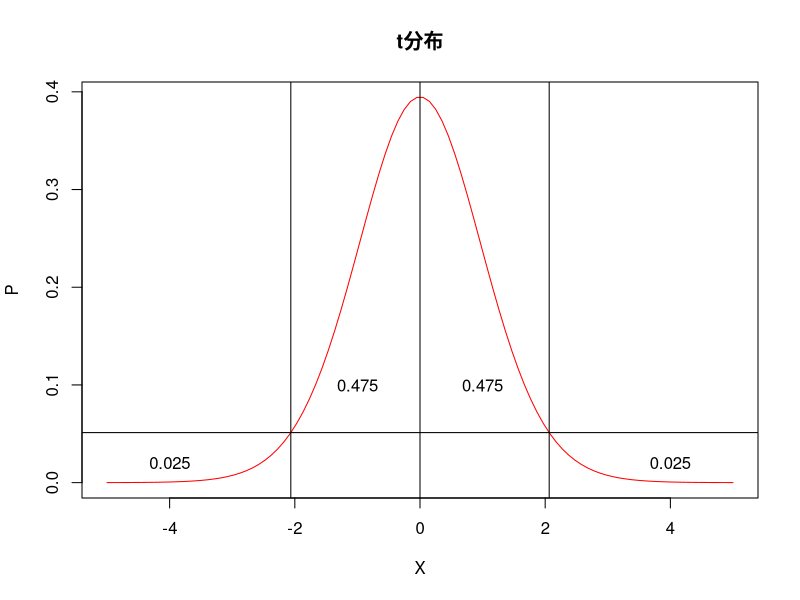

This chart was generated by the following R code:
#感性地认识R中的t值的置信区间

df <- 24;

#生成一个序列，从-5到5
x <- seq(-5, 5, length.out=100);
#获取t分布对应的x值的概率
y <- dt(x, df);

#绘图
plot(
  x, y,
  col="red", type='l',
  ylab='P', xlab='X',
  main="t分布"
);

#置信度的设置
config = 0.95;
#绘画出置信度下的占比区间
(1-config)/2

lEdge <- qt((1-config)/2, df)

abline(v=0)
abline(v=lEdge)
abline(h=dt(lEdge, df))
text(-4, 0.02, (1-config)/2)
text(-1, 0.1, 0.5-(1-config)/2)
#右边区间
rEdge <- qt(1-(1-config)/2, df)
#添加垂直线和横线
abline(v=rEdge)
text(4, 0.02, (1-config)/2)
text(1, 0.1, 0.5-(1-config)/2)

print(paste("置信区间为：[", lEdge, ", ", rEdge, "]", sep=""))



#如何计算t值
data <- c(
  25.8,24.6,26.1,22.9,25.1,
  27.3,24,  24.5,23.9,26.2,
  24.3,24.6,23.3,25.5,28.1,
  24.8,23.5,26.3,25.4,25.5,
  23.9,27,  24.8,22.9,25.4
);

#样本均值：
data_mean <- mean(data);
#样本量
data_sample <- length(data);
#标准差
data_sd <- sd(data);
#标准误
data_sm <- sd(data)/sqrt(data_sample);

u <- 24.3;

t <- (data_mean-u)/data_sm

#p值的计算方式
#p值：一种概率，出现观察样本以及更极端情况的概率

#单边
1 - pt(t, df)

#双向累计概率
p <- 2*(1-pt(t, df))

t
